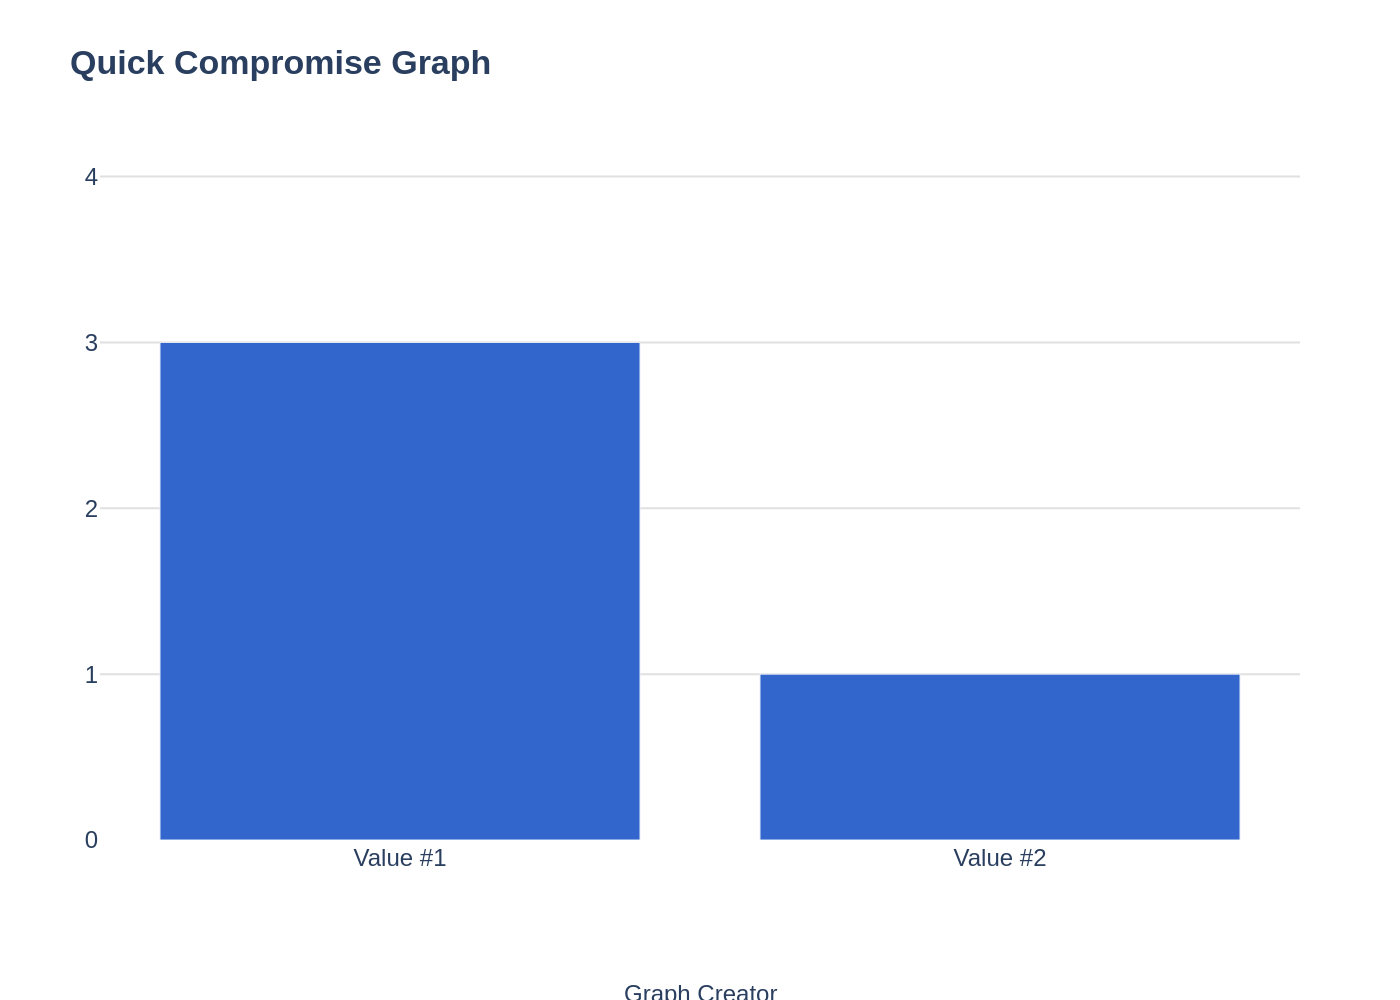

This chart was generated by the following Python code:
import sys
import json
import os
import plotly.graph_objects as go

if len(sys.argv) != 2:
    print("Usage: python generate_chart.py <json_file_path>")
    sys.exit(1)

json_path = sys.argv[1]
if not os.path.exists(json_path):
    print(f"Error: JSON file not found at {json_path}")
    sys.exit(1)

with open(json_path, 'r', encoding='utf-8') as f:
    chart_json = json.load(f)

chart_data = chart_json['chart_data']
texts = chart_json['texts']
colors = chart_json['colors']

fig = go.Figure()

for i, series in enumerate(chart_data):
    fig.add_trace(go.Bar(
        x=series['x'],
        y=series['y'],
        name=series['name'],
        marker_color=colors[i % len(colors)]
    ))

title_text = f"<b>{texts['title']}</b>"
if texts.get('subtitle'):
    title_text += f"<br><i>{texts['subtitle']}</i>"

source_text_parts = []
if texts.get('source'):
    source_text_parts.append(texts['source'])
if texts.get('note'):
    source_text_parts.append(texts['note'])
source_text = "<br>".join(source_text_parts)

annotations = []
if source_text:
    annotations.append(
        dict(
            text=source_text,
            showarrow=False,
            xref="paper",
            yref="paper",
            x=0.5,
            y=-0.2,
            xanchor='center',
            yanchor='top',
            align='center'
        )
    )

fig.update_layout(
    title={
        'text': title_text,
        'x': 0.05,
        'xanchor': 'left',
        'y': 0.95,
        'yanchor': 'top'
    },
    xaxis={
        'title_text': texts.get('x_axis_title'),
        'showgrid': False,
        'showline': False,
        'ticks': '',
    },
    yaxis={
        'title_text': texts.get('y_axis_title'),
        'range': [0, 4.1],
        'tickvals': [0, 1, 2, 3, 4],
        'showgrid': True,
        'gridcolor': '#e0e0e0',
        'zeroline': False,
        'showline': False,
    },
    legend={
        'traceorder': 'normal',
        'x': 0.99,
        'y': 0.99,
        'xanchor': 'right',
        'yanchor': 'top',
    },
    font={'family': "Arial", 'size': 12},
    plot_bgcolor='white',
    paper_bgcolor='white',
    margin={'l': 50, 'r': 50, 't': 80, 'b': 80},
    annotations=annotations
)

base_filename, _ = os.path.splitext(os.path.basename(json_path))
output_filename = f"{base_filename}.png"

fig.write_image(output_filename, scale=2)

print(f"Chart saved to {output_filename}")
